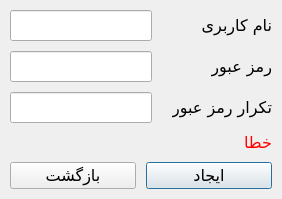
<?xml version="1.0" encoding="UTF-8"?>
<ui version="4.0">
 <class>AddUserDialog</class>
 <widget class="QDialog" name="AddUserDialog">
  <property name="geometry">
   <rect>
    <x>0</x>
    <y>0</y>
    <width>278</width>
    <height>216</height>
   </rect>
  </property>
  <property name="windowTitle">
   <string>ایجاد کارشناس جدید</string>
  </property>
  <property name="windowIcon">
   <iconset resource="resource.qrc">
    <normaloff>:/icons/resources/icons/addUser.png</normaloff>:/icons/resources/icons/addUser.png</iconset>
  </property>
  <property name="layoutDirection">
   <enum>Qt::RightToLeft</enum>
  </property>
  <layout class="QVBoxLayout" name="verticalLayout">
   <property name="spacing">
    <number>10</number>
   </property>
   <property name="sizeConstraint">
    <enum>QLayout::SetFixedSize</enum>
   </property>
   <property name="leftMargin">
    <number>10</number>
   </property>
   <property name="topMargin">
    <number>10</number>
   </property>
   <property name="rightMargin">
    <number>10</number>
   </property>
   <property name="bottomMargin">
    <number>10</number>
   </property>
   <item>
    <layout class="QFormLayout" name="FLayout">
     <property name="formAlignment">
      <set>Qt::AlignLeading|Qt::AlignLeft|Qt::AlignVCenter</set>
     </property>
     <property name="horizontalSpacing">
      <number>20</number>
     </property>
     <property name="verticalSpacing">
      <number>10</number>
     </property>
     <item row="0" column="0">
      <widget class="QLabel" name="lblUsername">
       <property name="enabled">
        <bool>true</bool>
       </property>
       <property name="font">
        <font>
         <family>B Nazanin</family>
         <pointsize>12</pointsize>
         <weight>50</weight>
         <italic>false</italic>
         <bold>false</bold>
         <kerning>true</kerning>
        </font>
       </property>
       <property name="text">
        <string>نام کاربری</string>
       </property>
       <property name="scaledContents">
        <bool>true</bool>
       </property>
       <property name="margin">
        <number>0</number>
       </property>
      </widget>
     </item>
     <item row="0" column="1">
      <widget class="QLineEdit" name="txtUsername">
       <property name="font">
        <font>
         <family>B Nazanin</family>
         <pointsize>12</pointsize>
        </font>
       </property>
       <property name="alignment">
        <set>Qt::AlignLeading|Qt::AlignLeft|Qt::AlignVCenter</set>
       </property>
       <property name="clearButtonEnabled">
        <bool>true</bool>
       </property>
      </widget>
     </item>
     <item row="1" column="1">
      <widget class="QLineEdit" name="txtPassword">
       <property name="font">
        <font>
         <family>B Nazanin</family>
         <pointsize>12</pointsize>
        </font>
       </property>
       <property name="echoMode">
        <enum>QLineEdit::Password</enum>
       </property>
       <property name="alignment">
        <set>Qt::AlignLeading|Qt::AlignLeft|Qt::AlignVCenter</set>
       </property>
       <property name="clearButtonEnabled">
        <bool>true</bool>
       </property>
      </widget>
     </item>
     <item row="1" column="0">
      <widget class="QLabel" name="lblPassword">
       <property name="enabled">
        <bool>true</bool>
       </property>
       <property name="font">
        <font>
         <family>B Nazanin</family>
         <pointsize>12</pointsize>
         <weight>50</weight>
         <italic>false</italic>
         <bold>false</bold>
         <kerning>true</kerning>
        </font>
       </property>
       <property name="text">
        <string>رمز عبور</string>
       </property>
       <property name="scaledContents">
        <bool>true</bool>
       </property>
       <property name="margin">
        <number>0</number>
       </property>
      </widget>
     </item>
     <item row="2" column="0">
      <widget class="QLabel" name="lblPasswordRepeat">
       <property name="enabled">
        <bool>true</bool>
       </property>
       <property name="font">
        <font>
         <family>B Nazanin</family>
         <pointsize>12</pointsize>
         <weight>50</weight>
         <italic>false</italic>
         <bold>false</bold>
         <kerning>true</kerning>
        </font>
       </property>
       <property name="text">
        <string>تکرار رمز عبور</string>
       </property>
       <property name="scaledContents">
        <bool>true</bool>
       </property>
       <property name="margin">
        <number>0</number>
       </property>
      </widget>
     </item>
     <item row="2" column="1">
      <widget class="QLineEdit" name="txtPasswordRepeat">
       <property name="font">
        <font>
         <family>B Nazanin</family>
         <pointsize>12</pointsize>
        </font>
       </property>
       <property name="echoMode">
        <enum>QLineEdit::Password</enum>
       </property>
       <property name="alignment">
        <set>Qt::AlignLeading|Qt::AlignLeft|Qt::AlignVCenter</set>
       </property>
       <property name="clearButtonEnabled">
        <bool>true</bool>
       </property>
      </widget>
     </item>
    </layout>
   </item>
   <item>
    <widget class="QLabel" name="lblError">
     <property name="enabled">
      <bool>true</bool>
     </property>
     <property name="palette">
      <palette>
       <active>
        <colorrole role="WindowText">
         <brush brushstyle="SolidPattern">
          <color alpha="255">
           <red>255</red>
           <green>0</green>
           <blue>0</blue>
          </color>
         </brush>
        </colorrole>
       </active>
       <inactive>
        <colorrole role="WindowText">
         <brush brushstyle="SolidPattern">
          <color alpha="255">
           <red>255</red>
           <green>0</green>
           <blue>0</blue>
          </color>
         </brush>
        </colorrole>
       </inactive>
       <disabled>
        <colorrole role="WindowText">
         <brush brushstyle="SolidPattern">
          <color alpha="255">
           <red>120</red>
           <green>120</green>
           <blue>120</blue>
          </color>
         </brush>
        </colorrole>
       </disabled>
      </palette>
     </property>
     <property name="font">
      <font>
       <family>B Nazanin</family>
       <pointsize>12</pointsize>
       <weight>50</weight>
       <italic>false</italic>
       <bold>false</bold>
       <kerning>true</kerning>
      </font>
     </property>
     <property name="text">
      <string>خطا</string>
     </property>
     <property name="scaledContents">
      <bool>true</bool>
     </property>
    </widget>
   </item>
   <item>
    <layout class="QHBoxLayout" name="HLayoutButtons">
     <property name="spacing">
      <number>10</number>
     </property>
     <item>
      <widget class="QPushButton" name="btnAddUser">
       <property name="font">
        <font>
         <family>B Nazanin</family>
         <pointsize>12</pointsize>
        </font>
       </property>
       <property name="text">
        <string>ایجاد</string>
       </property>
       <property name="icon">
        <iconset resource="resource.qrc">
         <normaloff>:/icons/resources/icons/addUser.png</normaloff>:/icons/resources/icons/addUser.png</iconset>
       </property>
       <property name="iconSize">
        <size>
         <width>30</width>
         <height>30</height>
        </size>
       </property>
       <property name="shortcut">
        <string>Return</string>
       </property>
       <property name="autoDefault">
        <bool>false</bool>
       </property>
       <property name="default">
        <bool>true</bool>
       </property>
      </widget>
     </item>
     <item>
      <widget class="QPushButton" name="btnBack">
       <property name="font">
        <font>
         <family>B Nazanin</family>
         <pointsize>12</pointsize>
        </font>
       </property>
       <property name="text">
        <string>بازگشت</string>
       </property>
       <property name="icon">
        <iconset resource="resource.qrc">
         <normaloff>:/icons/resources/icons/return.png</normaloff>:/icons/resources/icons/return.png</iconset>
       </property>
       <property name="iconSize">
        <size>
         <width>30</width>
         <height>30</height>
        </size>
       </property>
       <property name="shortcut">
        <string>Esc</string>
       </property>
       <property name="autoDefault">
        <bool>false</bool>
       </property>
      </widget>
     </item>
    </layout>
   </item>
  </layout>
 </widget>
 <tabstops>
  <tabstop>txtUsername</tabstop>
  <tabstop>txtPassword</tabstop>
  <tabstop>txtPasswordRepeat</tabstop>
  <tabstop>btnAddUser</tabstop>
  <tabstop>btnBack</tabstop>
 </tabstops>
 <resources>
  <include location="resource.qrc"/>
 </resources>
 <connections/>
</ui>
